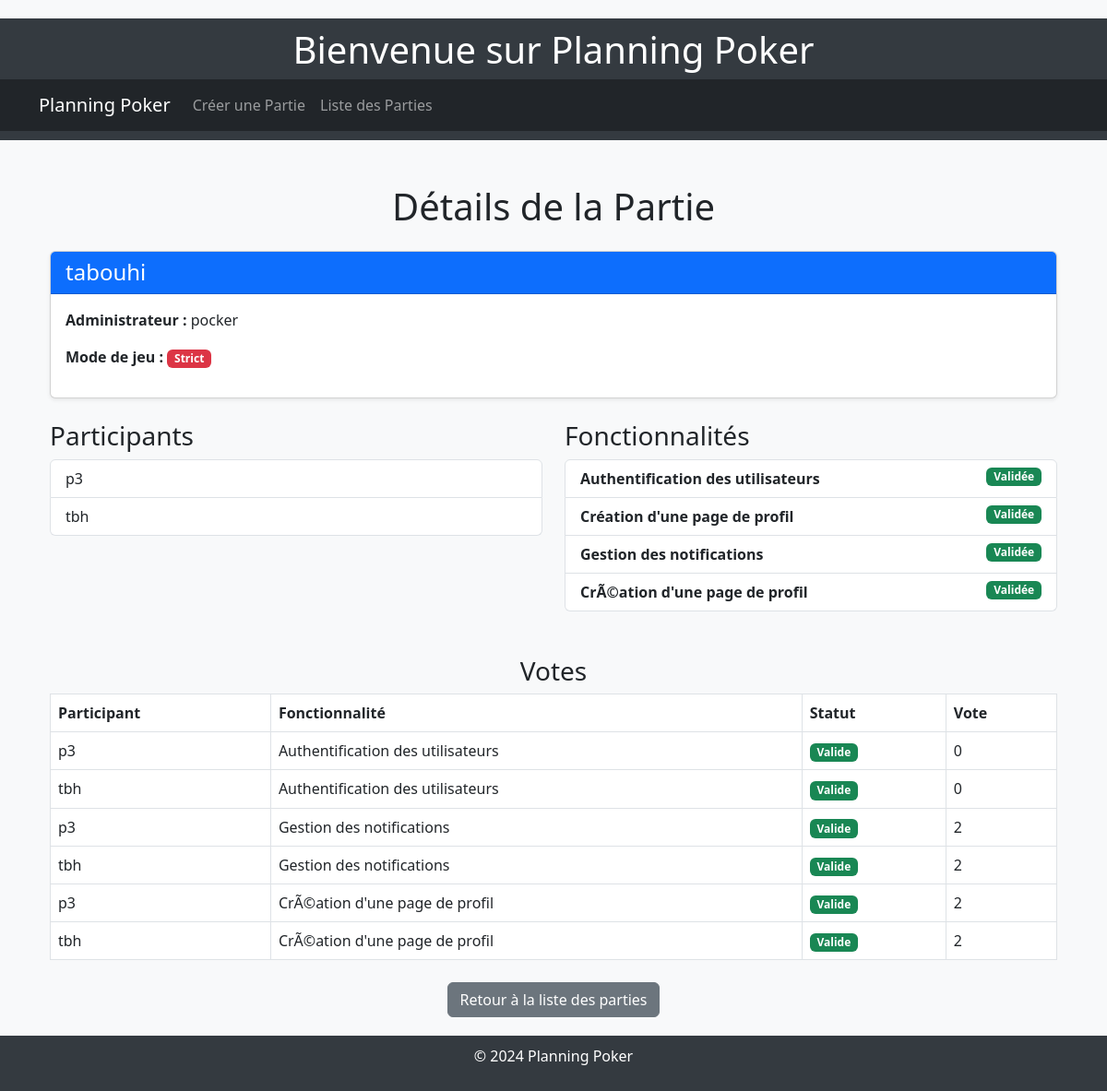
Screenshot of /partie/10/ with the database file from the repository.
### myapp/models.py (models this page shows, shortened)
class Partie(models.Model):
    nom = models.CharField(max_length=200, unique=True)
    admin = models.ForeignKey(Participant, on_delete=models.SET_NULL, null=True, related_name='parties_gerees')
    participants = models.ManyToManyField(Participant, related_name='parties')
    statut = models.CharField(max_length=20, default="new")
    mode_jeu = models.CharField(
        max_length=50,
        choices=[('strict', 'Strict'), ('moyenne', 'Moyenne')],
        default='strict'
    )
    fonctionnalites = models.ManyToManyField(Fonctionnalite, related_name='parties', blank=True)  # Ajout des fonctionnalités

class Participant(models.Model):
    pseudo = models.CharField(max_length=200, unique=True)
    est_admin = models.BooleanField(default=False)  # Pour déterminer si le joueur est admin

class Fonctionnalite(models.Model):
    name = models.CharField(max_length=200)
    description = models.TextField()
    valide = models.BooleanField(default=False)  # Indique si la fonctionnalité a été validée par tous
    difficulte = models.FloatField(null=True, blank=True)  # Moyenne des votes

class Vote(models.Model):
    PARTIE_CHOICES = [
        ('strict', 'Strict'),
        ('moyenne', 'Moyenne'),
        ('mediane', 'Médiane'),
        ('majorite_absolue', 'Majorité absolue'),
        ('majorite_relative', 'Majorité relative'),
    ]
    participant = models.ForeignKey(Participant, on_delete=models.CASCADE)
    fonctionnalite = models.ForeignKey(Fonctionnalite, on_delete=models.CASCADE)
    partie = models.ForeignKey(Partie, on_delete=models.CASCADE)
    vote = models.CharField(max_length=20)  # Permet des valeurs numériques ou textuelles
    mode_jeu = models.CharField(max_length=20, choices=PARTIE_CHOICES)
    fonctionnalite_valide = models.BooleanField(default=False)  # Sauvegarde l'état valide/non-valide

### myapp/views.py (the view)
# urls.py: path('partie/<int:id>/', views.detail_partie, name='detail_partie'),
def detail_partie(request, id):
    partie = get_object_or_404(Partie, id=id)
    votes = Vote.objects.filter(partie=partie)
    return render(request, 'parties/detail_partie.html', {
        'partie': partie,
        'votes': votes,
    })

### myapp/templates/parties/detail_partie.html (shortened to what this page needs)
{% extends 'base_generic.html' %}
{% block content %}
<div class="container mt-5">
    <h1 class="text-center mb-4">Détails de la Partie</h1>
    <div class="card mb-4 shadow-sm">
        <div class="card-header bg-primary text-white">
            <h4 class="card-title mb-0">{{ partie.nom }}</h4>
        </div>
        <div class="card-body">
            <p><strong>Administrateur :</strong> {{ partie.admin.pseudo }}</p>
            <p><strong>Mode de jeu :</strong>
                {% if partie.mode_jeu == 'strict' %}
                    <span class="badge bg-danger">Strict</span>
                {% else %}
                    <span class="badge bg-success">Moyenne</span>
                {% endif %}
            </p>
        </div>
    </div>
    <div class="row">
        <div class="col-md-6">
            <h3>Participants</h3>
            <ul class="list-group">
                {% for participant in partie.participants.all %}
                    <li class="list-group-item">{{ participant.pseudo }}</li>
                {% endfor %}
            </ul>
        </div>
        <div class="col-md-6">
            <h3>Fonctionnalités</h3>
            <ul class="list-group">
                {% for fonctionnalite in partie.fonctionnalites.all %}
                    <li class="list-group-item">
                        <strong>{{ fonctionnalite.name }}</strong>
                        {% if fonctionnalite.valide %}
                            <span class="badge bg-success float-end">Validée</span>
                        {% else %}
                            <span class="badge bg-warning text-dark float-end">En attente</span>
                        {% endif %}
                    </li>
                {% endfor %}
            </ul>
        </div>
    </div>
    <div class="mt-5">
        <h3 class="text-center">Votes</h3>
        <table class="table table-bordered">
            <thead>
                <tr>
                    <th>Participant</th>
                    <th>Fonctionnalité</th>
                    <th>Statut</th>
                    <th>Vote</th>
                </tr>
            </thead>
            <tbody>
                {% for vote in votes %}
                <tr>
                    <td>{{ vote.participant.pseudo }}</td>
                    <td>
                        {% if vote.fonctionnalite %}
                            {{ vote.fonctionnalite.name }}
                        {% else %}
                            <em>Fonctionnalité supprimée</em>
                        {% endif %}
                    </td>
                    <td>
                        {% if vote.fonctionnalite and vote.fonctionnalite.valide %}
                            <span class="badge bg-success">Valide</span>
                        {% elif not vote.fonctionnalite %}
                            <span class="badge bg-secondary">Supprimée</span>
                        {% else %}
                            <span class="badge bg-warning text-dark">Non valide</span>
                        {% endif %}
                    </td>
                    <td>{{ vote.vote }}</td>
                </tr>
                {% empty %}
                <tr>
                    <td colspan="4" class="text-center">Aucun vote n'a été enregistré pour cette partie.</td>
                </tr>
                {% endfor %}
            </tbody>
        </table>
    </div>
    <div class="text-center mt-4">
        <a href="{% url 'lister_parties' %}" class="btn btn-secondary">Retour à la liste des parties</a>
    </div>
</div>
{% endblock %}

### myapp/templates/base_generic.html (style rules this page uses)
body { background-color: #f8f9fa; margin-top: 20px; }

### rows the page displays
Partie: nom "tabouhi", admin.pseudo "pocker"
Participant: pseudo "p3"
Participant: pseudo "tbh"
Fonctionnalite: name "Authentification des utilisateurs", valide "Validée"
Fonctionnalite: name "Création d'une page de profil", valide "Validée"
Fonctionnalite: name "Gestion des notifications", valide "Validée"
Fonctionnalite: name "CrÃ©ation d'une page de profil", valide "Validée"
Vote: participant.pseudo "p3", fonctionnalite.name "Authentification des utilisateurs", shows "Valide", vote "0"
Vote: participant.pseudo "tbh", fonctionnalite.name "Authentification des utilisateurs", shows "Valide", vote "0"
Vote: participant.pseudo "p3", fonctionnalite.name "Gestion des notifications", shows "Valide", vote "2"
Vote: participant.pseudo "tbh", fonctionnalite.name "Gestion des notifications", shows "Valide", vote "2"
Vote: participant.pseudo "p3", fonctionnalite.name "CrÃ©ation d'une page de profil", shows "Valide", vote "2"
Vote: participant.pseudo "tbh", fonctionnalite.name "CrÃ©ation d'une page de profil", shows "Valide", vote "2"
